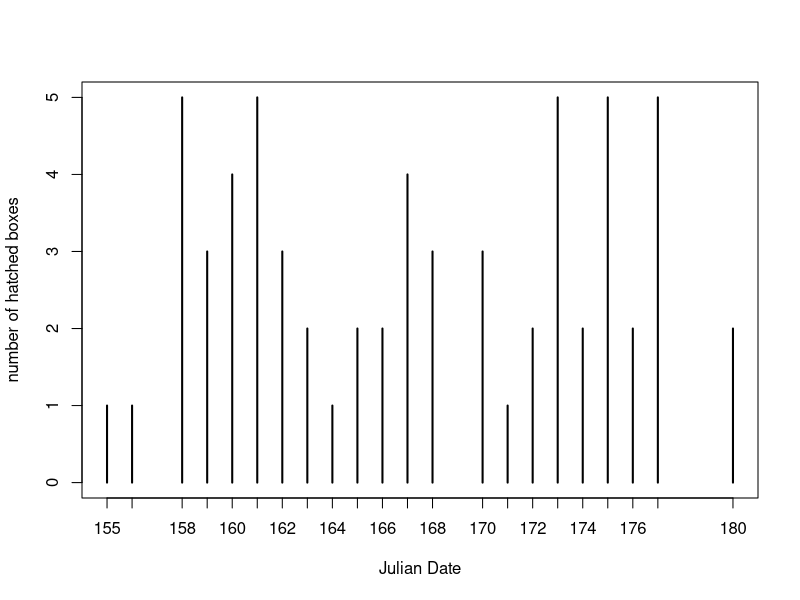
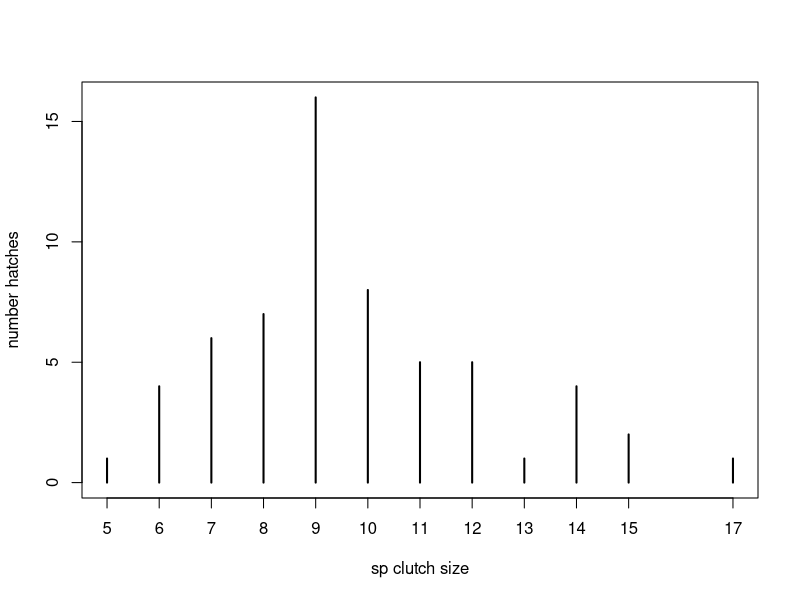
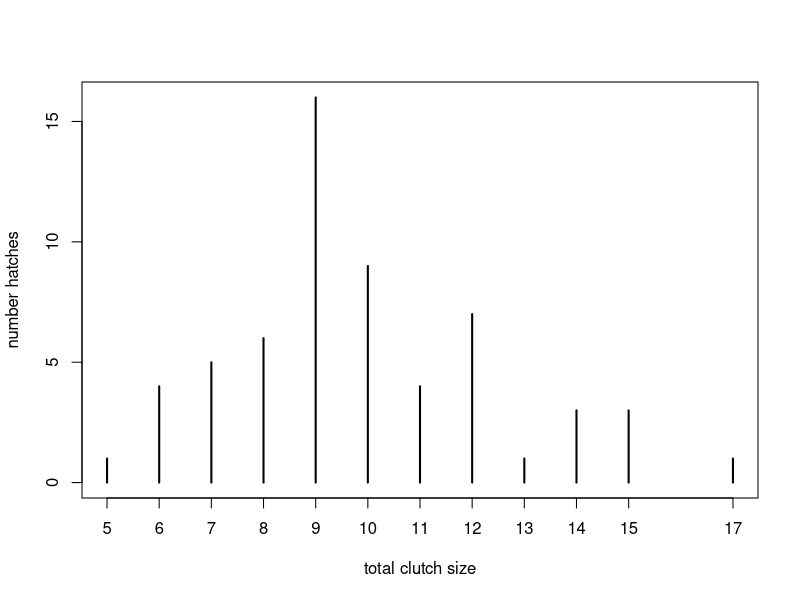
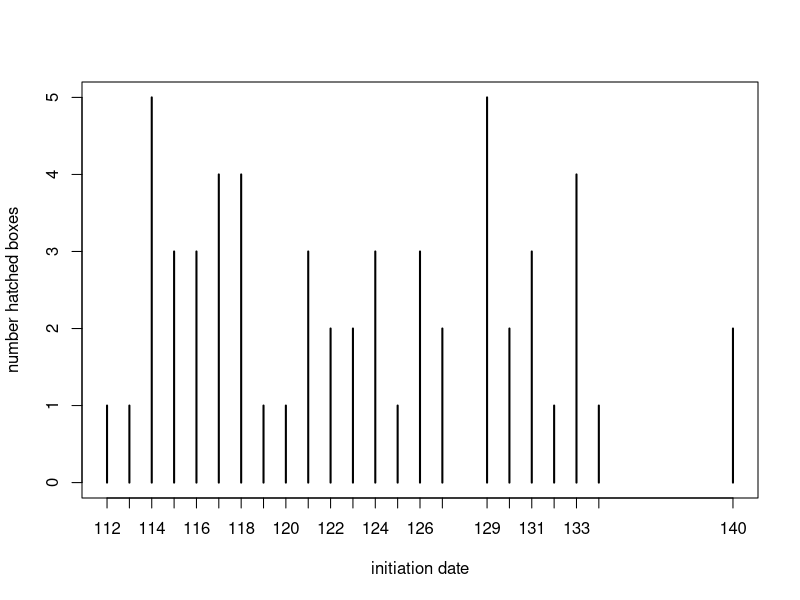

Source code (R) for these figures, in order:
#Rec Goldeneye Summary Script
#Created by Hannah Vincelette and Chuck Frost
#Creation date: 8/3/2018



#read in the most current data file

##to run stats on the rec

visits<-read.csv("2018_COGO_Box_Checks.csv", header=T, stringsAsFactors = F, na.strings = "")
visits<-visits[ ,1:14]
visits<-visits[visits$sp1 != "UNAV",]
visits<-visits[!is.na(visits$box), ]
visits<-visits[visits$site!="C",]

boxes<-read.csv("2018_COGO_Box_Inventory.csv", header=T, stringsAsFactors = F)
boxes<-boxes[ ,1:11]
boxes<-boxes[boxes$sp1 != "UNAV",]
boxes<-boxes[!is.na(boxes$box), ]
boxes<-boxes[boxes$site!="C",]

eggs<-read.csv("2018_COGO_Egg_Fate.csv", header=T, stringsAsFactors = F)
eggs<-eggs[,1:8]
eggs<-eggs[eggs$sp != "UNAV",]
eggs<-eggs[!is.na(eggs$box), ]
eggs<-eggs[eggs$site!="C",]

library(ggplot2)



# to run stats on the corps  

# visits<-visits[visits$site=="C",]


#xxxxxxxxxxxxxxxxxxxxxxxxxxxxx
#xxxxxxxxxxxxxxxxxxxxxxxxxxxxx
#xxxxxxxxxxxxxxxxxxxxxxxxxxxxx
#xxxxxxxxxxxxxxxxxxxxxxxxxxxxx
#xxxxxxxxxxxxxxxxxxxxxxxxxxxxx
#xxxxxxxxxxxxxxxxxxxxxxxxxxxxx



#OCCUPANCY

# other occupancy by sp
o.occupancy =table(boxes$sp1[boxes$sp1 %in% c("UNOC", "RDSQ")])
#o.occupancy


# bird occupancy by sp (defined by laying an egg)
occupancy =table(boxes$sp1[!(boxes$sp1 %in% c("UNOC", "RDSQ"))])
#occupancy


# number incubating COGO, BUFF, & COME hens (boxes w/ stage>3)

a.incub<-data.frame(
  box=visits$box[visits$sp1 =="COGO"|visits$sp1 =="BUFF"|visits$sp1 =="COME" ],
  sp=visits$sp1[visits$sp1 =="COGO"|visits$sp1 =="BUFF"|visits$sp1 =="COME" ],
  stage=visits$stage[visits$sp1 =="COGO"|visits$sp1 =="BUFF"|visits$sp1 =="COME"], 
  stringsAsFactors = FALSE
)
#a.incub

a.incub1<-a.incub[!is.na(a.incub$stage),]

for (g in 1:length(a.incub1$box)) {
  a.incub1$stage[g]=max(a.incub1$stage[a.incub1$box==a.incub1$box[g]])
}

#a.incub1

a.incub2<-a.incub1[a.incub1$stage>3,]

incub.hen<-aggregate(a.incub2$sp~a.incub2$box, FUN=max)
#incub.hen

names(incub.hen)<- c("box", "sp")

incub.hen.tab<- table(incub.hen$sp)

incub.hen.freq<-incub.hen.tab/occupancy[names(occupancy) %in% names(incub.hen.tab)]
#incub.hen.freq
# number boxes with squirrel kittens
squirrels<- length(boxes$sp1[boxes$sp1=="RDSQ"])

# number of boxes unavailable during first sweep
# does not work unless data files are read in without subsetting out UNAV rows
# unavailable<- length(visits$visit[visits$visit==1 & visits$sp1=="UNAV"])
#unavailable


# sp combos occupying boxes (defined by laying an egg)
# omits boxes with 3 sp
# will not account for AMKE & OTHER species

a.combo<-data.frame(
  box=boxes$box[boxes$sp1 != "UNOC" & boxes$sp1 != "RDSQ"],
  sp1=boxes$sp1[boxes$sp1 != "UNOC" & boxes$sp1 != "RDSQ"],
  sp2=boxes$sp2[boxes$sp1 != "UNOC" & boxes$sp1 != "RDSQ"],
  sp3=boxes$sp3[boxes$sp1 != "UNOC" & boxes$sp1 != "RDSQ"]
)
#a.combo


combos<-data.frame(
  COGO=length(a.combo$sp1[a.combo$sp1=="COGO" & a.combo$sp2==""]),
  BUFF=length(a.combo$sp1[a.combo$sp1=="BUFF" & a.combo$sp2==""]),
  COME=length(a.combo$sp1[a.combo$sp1=="COME" & a.combo$sp2==""]),
  BOOW=length(a.combo$sp1[a.combo$sp1=="BOOW" & a.combo$sp2==""]),
  COGO.BUFF=length(a.combo$sp1[(a.combo$sp1=="COGO" | a.combo$sp1=="BUFF") & (a.combo$sp2=="COGO"| a.combo$sp2=="BUFF")]),
  COGO.COME=length(a.combo$sp1[(a.combo$sp1=="COGO"| a.combo$sp1=="COME") & (a.combo$sp2=="COGO"|a.combo$sp2=="COME")]),
  COGO.BOOW=length(a.combo$sp1[(a.combo$sp1=="COGO"|a.combo$sp1=="BOOW") & (a.combo$sp2=="COGO"|a.combo$sp2=="BOOW")]), 
  BUFF.BOOW=length(a.combo$sp1[(a.combo$sp1=="BUFF"|a.combo$sp1=="BOOW") & (a.combo$sp2=="BUFF"|a.combo$sp2=="BOOW")]), 
  COME.BOOW=length(a.combo$sp1[(a.combo$sp1=="COME"|a.combo$sp1=="BOOW") & (a.combo$sp2=="COME" | a.combo$sp2=="BOOW")]), 
  COME.BUFF=length(a.combo$sp1[(a.combo$sp1=="BUFF"|a.combo$sp1=="BOOW") & (a.combo$sp2=="COME"|a.combo$sp2=="BUFF")])
  
)
#combos
  



#EGGS

# total number eggs laid by sp

total.eggs<-table(eggs$sp[!(eggs$sp %in% c("UNOC", "RDSQ"))])
#total.eggs


#clutch by sp
clutch<-data.frame(sp=unique(eggs$sp[!(eggs$sp %in% c("UNOC", "RDSQ"))]), small=0, large=0, range=0, mean=0, stringsAsFactors = F)
#clutch

clutch.tot<-data.frame(sp=unique(eggs$sp[!(eggs$sp %in% c("UNOC", "RDSQ"))]), small=0, large=0, range=0, mean=0, stringsAsFactors = F)
#clutch.tot

a.clutch<-data.frame(
  sp=visits$sp1[boxes$outcome=="missed"|boxes$outcome=="marked"|boxes$outcome=="n-abandon"|boxes$outcome=="r-abandon"|boxes$outcome=="u-abandon"], 
  date=visits$date[boxes$outcome=="missed"|boxes$outcome=="marked"|boxes$outcome=="n-abandon"|boxes$outcome=="r-abandon"|boxes$outcome=="u-abandon"],
  box=visits$box[boxes$outcome=="missed"|boxes$outcome=="marked"|boxes$outcome=="n-abandon"|boxes$outcome=="r-abandon"|boxes$outcome=="u-abandon"],
  primaryeggs=0,
  secondaryeggs=0,
  totaleggs=0, stringsAsFactors = F)

#a.clutch

for (b in 1:length(a.clutch$box)) {
  a.clutch$primaryeggs[b]=length(eggs$eggnum[a.clutch$sp[b]==eggs$sp & eggs$box==a.clutch$box[b]])
  a.clutch$secondaryeggs[b]=length(eggs$eggnum[a.clutch$box[b]==eggs$box])-a.clutch$primaryeggs[b]
  a.clutch$totaleggs[b]=a.clutch$primaryeggs[b] + a.clutch$secondaryeggs[b]
  
}
#a.clutch

for (k in 1:length(clutch$sp)){
  clutch$small[k]=min(a.clutch$primaryeggs[a.clutch$sp==clutch$sp[k]]) 
  clutch$large[k]=max(a.clutch$primaryeggs[a.clutch$sp==clutch$sp[k]]) 
  clutch$range[k]=clutch$large[k]-clutch$small[k]
  clutch$mean[k]=mean(a.clutch$primaryeggs[a.clutch$sp==clutch$sp[k]])
}

#clutch

for (k in 1:length(clutch.tot$sp)){
  clutch.tot$small[k]=min(a.clutch$totaleggs[a.clutch$sp==clutch$sp[k]]) 
  clutch.tot$large[k]=max(a.clutch$totaleggs[a.clutch$sp==clutch$sp[k]]) 
  clutch.tot$range[k]=clutch.tot$large[k]-clutch.tot$small[k]
  clutch.tot$mean[k]=mean(a.clutch$totaleggs[a.clutch$sp==clutch$sp[k]])
}

#clutch.tot

#clutch
#clutch.tot

# number boxes with mixed sp eggs 
# doesn't take into account if sp1 hen switches
boxes.o.eggs<-length(boxes$sp2[boxes$sp2 !=""])
#boxes.o.eggs

# number of eggs predated (an egg went missing)
# does not count ducklings found dead (documented in excel sheet as hatched, unmarked egg)
# does not include owls
predation.eggs<-length(eggs$box[is.na(eggs$hatched) & !(eggs$sp %in% c("BOOW", "UNOC", "RDSQ"))])
#predation.eggs

# number of eggs predated over time
# not calculated; need dates of individual egg predation

# number of boxes predated by box initiation date
# not calculated; only have initiation dates for marked boxes (with known JD hatch) and most predated boxes are not marked

# number of boxes predated (an egg went missing)
# does not count ducklings found dead (documented in excel sheet as hatched, unmarked egg)
predation.boxes<-unique(eggs$box[is.na(eggs$hatched)])
predation.boxes<-length(predation.boxes)
#predation.boxes


#NESTING (init, incub, hatch)

#nest initiation COGO & BUFF (min, max, range, mean)

a.initiation<-data.frame(
  sp=visits$sp1[visits$fate==1 & visits$hatched==1 & visits$sp1 %in% c("COGO","BUFF")], 
  date=visits$date[visits$fate==1 & visits$hatched==1 & visits$sp1 %in% c("COGO","BUFF")],
  box=visits$box[visits$fate==1 & visits$hatched==1 & visits$sp1 %in% c("COGO","BUFF")],
  eggs=0,
  adj.eggs=0)
#a.initiation

for (b in 1:length(a.initiation$box)) {
  egg.list=visits$sp1eggs[visits$box == a.initiation$box[b]]
  a.initiation$eggs[b]=egg.list[which.max(egg.list)]
  a.initiation$adj.eggs[b]=a.initiation$eggs[b] 
  if(a.initiation$adj.eggs[b]>8){a.initiation$adj.eggs[b]=8}
}

a.initiation$adj.date=a.initiation$date-28
a.initiation$init.date=a.initiation$adj.date-(a.initiation$adj.eggs*2)

#a.initiation

init<-data.frame(sp=unique(a.initiation$sp), early=0, late=0, range=0, mean=0)
#init

for (c in 1:length(init$sp)){ 
  
  date.list=a.initiation$init.date[a.initiation$sp==init$sp[c]]
  init$early[c]=date.list[which.min(date.list)]
  init$late[c]=date.list[which.max(date.list)]
  init$range[c]=init$late[c]-init$early[c]
  init$mean[c]=mean(date.list)
  
}

#init


#nest initiation COME (min, max, range, mean)

a.initiationC<-data.frame(
  sp=visits$sp1[visits$fate==1 & visits$hatched==1 & visits$sp1=="COME"], 
  date=visits$date[visits$fate==1 & visits$hatched==1 & visits$sp1=="COME"],
  box=visits$box[visits$fate==1 & visits$hatched==1 & visits$sp1=="COME"],
  eggs=0,
  adj.eggs=0)
#a.initiationC

for (b in 1:length(a.initiationC$box)) {
  egg.list=visits$sp1eggs[visits$box == a.initiationC$box[b]]
  a.initiationC$eggs[b]=egg.list[which.max(egg.list)]
  a.initiationC$adj.eggs[b]=a.initiationC$eggs[b] 
  if(a.initiationC$adj.eggs[b]>8){a.initiationC$adj.eggs[b]=8}
}
#a.initiationC

a.initiationC$adj.date=a.initiationC$date-32
a.initiationC$init.date=a.initiationC$adj.date-(a.initiationC$adj.eggs*2)

#a.initiationC

init.COME<-data.frame(sp=unique(a.initiationC$sp), early=0, late=0, range=0, mean=0)
#init.COME

for (c in 1:length(init.COME$sp)){ 
  
  date.list=a.initiationC$init.date[a.initiationC$sp==init.COME$sp[c]]
  init.COME$early[c]=date.list[which.min(date.list)]
  init.COME$late[c]=date.list[which.max(date.list)]
  init.COME$range[c]=init.COME$late[c]-init.COME$early[c]
  init.COME$mean[c]=mean(date.list)
  
}

#init.COME



#incubation COGO & BUFF (min, max, range, mean)
a.initiation2<-data.frame(
  sp=visits$sp1[visits$fate==1 & visits$hatched==1 & visits$sp1!="BOOW"& visits$sp1!="COME"], 
  date=visits$date[visits$fate==1 & visits$hatched==1 & visits$sp1!="BOOW"& visits$sp1!="COME"],
  box=visits$box[visits$fate==1 & visits$hatched==1 & visits$sp1!="BOOW"& visits$sp1!="COME"])
#a.initiation2

a.initiation2$adj.date=a.initiation2$date-28
head(a.initiation2)

#a.initiation2

incub<-data.frame(sp=unique(a.initiation2$sp), early=0, late=0, range=0, mean=0)
#incub


for (g in 1:length(incub$sp)){ 
  date.list=a.initiation2$adj.date[a.initiation2$sp==incub$sp[g]]
  incub$early[g]=date.list[which.min(date.list)]
  incub$late[g]=date.list[which.max(date.list)]
  incub$range[g]=incub$late[g]-incub$early[g]
  incub$mean[g]=mean(date.list)
  
}

#incub

#incubation COME (min, max, range, mean)
a.initiation3<-data.frame(
  sp=visits$sp1[visits$fate==1 & visits$hatched==1 & visits$sp1=="COME"], 
  date=visits$date[visits$fate==1 & visits$hatched==1 & visits$sp1=="COME"],
  box=visits$box[visits$fate==1 & visits$hatched==1 & visits$sp1=="COME"])
#a.initiation3

a.initiation3$adj.date=a.initiation3$date-32
head(a.initiation3)

#a.initiation3

incub.COME<-data.frame(sp=unique(a.initiation3$sp), early=0, late=0, range=0, mean=0)
#incub.COME


for (g in 1:length(incub.COME$sp)){ 
  date.list=a.initiation3$adj.date[a.initiation3$sp==incub.COME$sp[g]]
  incub.COME$early[g]=date.list[which.min(date.list)]
  incub.COME$late[g]=date.list[which.max(date.list)]
  incub.COME$range[g]=incub.COME$late[g]-incub.COME$early[g]
  incub.COME$mean[g]=mean(date.list)
  
}

#incub.COME


#hatch date by sp (min, max, range, mean)

hatch<-data.frame(
  sp=unique(visits$sp1[visits$fate==1 & visits$hatched==1 & visits$sp1 != "BOOW"]),
  early=0, late=0, range=0, mean=0 )

a.hatch<-data.frame(
  sp=visits$sp1[visits$fate==1 & visits$hatched==1 & visits$sp1 != "BOOW"], 
  box=visits$box[visits$fate==1 & visits$hatched==1& visits$sp1 != "BOOW"],
  h.date=visits$date[visits$fate==1 & visits$hatched==1& visits$sp1 != "BOOW"]
)

for (c in 1:length(hatch$sp)){ 
  hatch$early[c]=min(a.hatch$h.date[a.hatch$sp==hatch$sp[c]])
  hatch$late[c]=max(a.hatch$h.date[a.hatch$sp==hatch$sp[c]])
  hatch$range[c]=hatch$late[c]-hatch$early[c]
  hatch$mean[c]=mean(a.hatch$h.date[hatch$sp[c]==a.hatch$sp])
}

#hatch



#NEST SUCCESS

# outcomes by sp (number and freq)
outcome.sp<-table(boxes$outcome, boxes$sp1)
#outcome.sp

outcome.sp.df<-as.data.frame(outcome.sp)
#outcome.sp.df
names(outcome.sp.df)<-c("outcome", "sp", "count")
#outcome.sp.df
total.sp<-aggregate(outcome.sp.df$count~outcome.sp.df$sp, FUN=sum)
names(total.sp)<-c("sp", "count")
#total.sp
outcome.sp.df<-merge(outcome.sp.df, total.sp, by="sp")
#outcome.sp.df
names(outcome.sp.df)<-c("sp", "outcome", "count", "total")
outcome.sp.df$pct<-outcome.sp.df$count/outcome.sp.df$total
#outcome.sp.df
outcome.freq<-reshape(outcome.sp.df[,c("sp", "outcome", "pct")], idvar="outcome", timevar="sp", direction="wide")
names(outcome.freq)<-c("outcome", as.character(unique(outcome.sp.df$sp)))
#outcome.freq

# hatched boxes by sp (number and freq)
hatched<-table(boxes$sp1[boxes$outcome=="missed" | boxes$outcome=="marked"])
#hatched

freq.hatched<- hatched/occupancy[names(occupancy) %in% names(hatched)]
#freq.hatched

# hatched boxes over time
# only considers marked COGO, BUFF, & COME boxes

hatched.time<- data.frame(
  box=visits$box[visits$fate==1 & visits$hatched==1 & visits$sp1 != "BOOW"],
  hatch.day=visits$date[visits$fate==1 & visits$hatched==1 & visits$sp1 != "BOOW"]
)


#hatched.time
hatch.time<-aggregate(hatched.time$hatch.day~hatched.time$box, FUN=min)

#hatched.time

hatch.days<-hatched.time$hatch.day
hatch.days<-table(hatch.days)
#hatch.days
plot(hatch.days, xlab="Julian Date", ylab="number of hatched boxes")



# number hatched COGO boxes by # eggs

b.clutch<-data.frame(
  sp=visits$sp1[visits$sp1=="COGO"], 
  date=visits$date[visits$sp1=="COGO"],
  box=visits$box[visits$sp1=="COGO"],
  primaryeggs=0,
  secondaryeggs=0,
  totaleggs=0, stringsAsFactors = F)

#b.clutch

for (b in 1:length(b.clutch$box)) {
  b.clutch$primaryeggs[b]=length(eggs$eggnum[b.clutch$sp[b]==eggs$sp & b.clutch$box[b]==eggs$box])
  b.clutch$secondaryeggs[b]=length(eggs$eggnum[b.clutch$box[b]==eggs$box])-b.clutch$primaryeggs[b]
  b.clutch$totaleggs[b]=b.clutch$primaryeggs[b] + b.clutch$secondaryeggs[b]
  
}
#b.clutch


c.clutch<-data.frame(
  box=boxes$box[boxes$sp1=="COGO"],
  outcome=0,
  sp.clutch=0,
  total.clutch=0
  
)



for (m in 1:length(c.clutch$box)){
  c.clutch$outcome[m]=boxes$outcome[c.clutch$box[m]==boxes$box]
  c.clutch$sp.clutch[m]=max(b.clutch$primaryeggs[b.clutch$box==c.clutch$box[m]]) 
  c.clutch$total.clutch[m]=max(b.clutch$totaleggs[b.clutch$box==c.clutch$box[m]]) 
}


####remove rows
c.clutch<-c.clutch[c.clutch$outcome == "missed"|c.clutch$outcome=="marked",]

#c.clutch

sp.clutch.tab<-table(c.clutch$sp.clutch)
total.clutch.tab<-table(c.clutch$total.clutch)

#sp.clutch.tab
#total.clutch.tab

plot(sp.clutch.tab, ylab="number hatches", xlab ="sp clutch size")
plot(total.clutch.tab, ylab= "number hatches", xlab ="total clutch size")


# hatched COGO boxes by init date 

p.initiation<-data.frame(
  sp=visits$sp1[visits$fate==1 & visits$hatched==1 & visits$sp1!="BOOW"], 
  date=visits$date[visits$fate==1 & visits$hatched==1 & visits$sp1!="BOOW"],
  box=visits$box[visits$fate==1 & visits$hatched==1 & visits$sp1!="BOOW"],
  outcome=0,
  eggs=0,
  adj.eggs=0)
#p.initiation

for (b in 1:length(p.initiation$box)) {
  p.initiation$outcome[b]=boxes$outcome[p.initiation$box[b]==boxes$box]
  egg.list=visits$sp1eggs[visits$box == p.initiation$box[b]]
  p.initiation$eggs[b]=egg.list[which.max(egg.list)]
  p.initiation$adj.eggs[b]=p.initiation$eggs[b] 
  if(p.initiation$adj.eggs[b]>8){p.initiation$adj.eggs[b]=8}

}

#p.initiation
p.initiation$adj.date=p.initiation$date-28
p.initiation$init.date=p.initiation$adj.date-(p.initiation$adj.eggs*2)

#p.initiation

init.hatch.COGO<-p.initiation[p.initiation$sp=="COGO",]
#init.hatch.COGO

init.hatch.COGO<-table(init.hatch.COGO$init.date)
#init.hatch.COGO
plot(init.hatch.COGO, xlab="initiation date", ylab="number hatched boxes")



#EGG SUCCESS

# number and freq COGO eggs hatched in COGO boxes
a.COGO.eggs<-data.frame(
  box=eggs$box[eggs$hatched==1 & eggs$sp=="COGO" & !is.na(eggs$hatched)],
  sp1=0
)

for (t in 1:length(a.COGO.eggs$box)){
  a.COGO.eggs$sp1[t]=boxes$sp1[a.COGO.eggs$box[t]==boxes$box]
  
}

COGO.eggs<-table(a.COGO.eggs$sp1)
COGO.eggs.prop<-prop.table(COGO.eggs)


# hatched eggs by sp
hatched.sp<-table(eggs$sp[eggs$hatched==1])
#hatched.sp

all.eggs<-table(eggs$sp[!(eggs$sp %in% c("UNOC", "RDSQ"))])
#all.eggs
hatched.freq<- hatched.sp/all.eggs
#hatched.freq



#HATCHLINGS

# hatchlings marked by sp (1==marked)
marked.sp<-table(eggs$sp[eggs$marked==1])
#marked.sp

# freq hatchlings marked
hatched.sp<-table(eggs$sp[eggs$hatched==1])
hatched.sp.freq<-marked.sp/hatched.sp[names(hatched.sp) %in% names(marked.sp)]



#HEN CAPTURE

# hen status by sp
hen.df<-data.frame(
  sp=boxes$sp1[!(boxes$sp1 %in% c("UNOC", "RDSQ"))], 
  box=boxes$box[!(boxes$sp1 %in% c("UNOC", "RDSQ"))], 
  recap=boxes$recap[!(boxes$sp1 %in% c("UNOC", "RDSQ"))], 
  new=boxes$new[!(boxes$sp1 %in% c("UNOC", "RDSQ"))], 
  uncap=0
)
#hen.df

for(j in 1:length(hen.df$box)) {
  if (is.na(hen.df$recap[j])){hen.df$uncap[j]=1}
}
#hen.df

hen.status<-aggregate(cbind(recap, new,uncap)~sp, data=hen.df, FUN=sum)
hen.status<-aggregate(cbind(recap,new,uncap)~sp, data=hen.df, FUN=sum, na.rm=T, na.action=na.pass)
#hen.status

# number of hens with other markers, by sp
hen.mark<-data.frame(
  box=boxes$box[boxes$sp1 %in% c("COGO", "BUFF", "COME", "OTHER")],
  sp=boxes$sp1[boxes$sp1 %in% c("COGO", "BUFF", "COME", "OTHER")],
  webtag=boxes$webtag[boxes$sp1 %in% c("COGO", "BUFF", "COME", "OTHER")],
  plast=boxes$plast[boxes$sp1 %in% c("COGO", "BUFF", "COME", "OTHER")]
)

hen.mark<-hen.mark[hen.mark$webtag!="" | hen.mark$plast !="",]
#hen.mark



# COGO hen capture status by nest initiation date   
#cap.init<-data.frame(box=boxes$box[boxes$outcome=="marked" & boxes$sp1=="COGO"],
  #sp=boxes$sp1[boxes$outcome=="marked"& boxes$sp1=="COGO"],
  #recap=boxes$recap[boxes$outcome=="marked"& boxes$sp1=="COGO"],
  #new=boxes$new[boxes$outcome=="marked"& boxes$sp1=="COGO"],
  #init.date=0)

#cap.init

#a.initiation

#for(g in 1:length(cap.init$box)){cap.init$init.date[g]=a.initiation$init.date[cap.init$box[g]==a.initiation$box]}


#cap.init

#cap.init.ag<-aggregate(cbind(recap, new)~init.date, data=cap.init, FUN=sum)


#hen.status.plot<-ggplot(data=cap.init, aes(x=init.date, fill=factor(recap, labels=c("new", "recap")), group=recap)) + 
  #geom_bar(position = position_dodge2(preserve = "single"), width = 2) +
  #scale_fill_discrete(name = "hen status")



